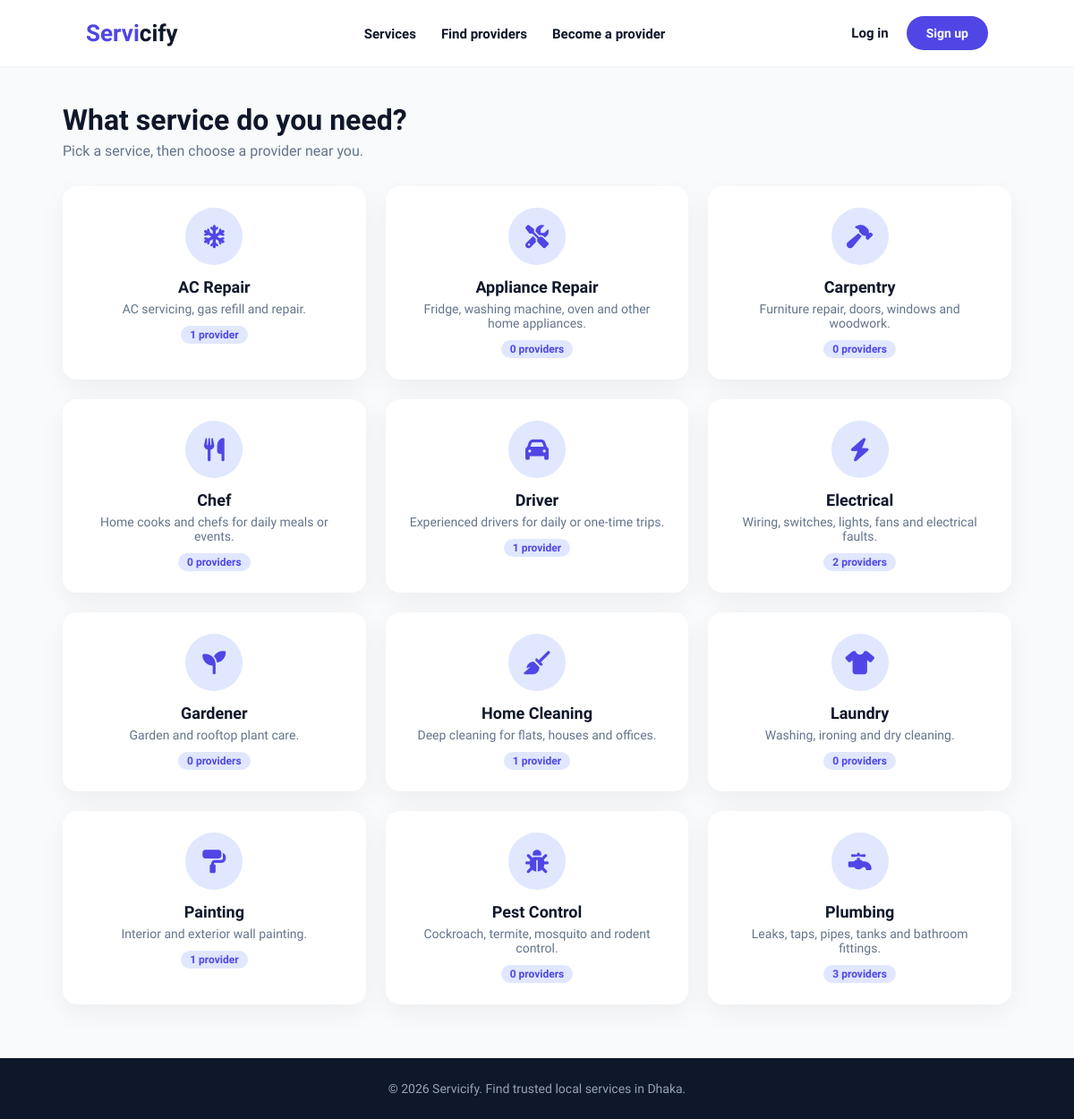
Page /services/ on the committed database.
### acc/models.py (models this page shows, shortened)
class Service(models.Model):
    name = models.CharField(max_length=100, unique=True)
    description = models.TextField(blank=True)
    icon = models.CharField(max_length=50, default='screwdriver-wrench')
    image_url = models.URLField(blank=True)
    class Meta:
        ordering = ['name']

### acc/views.py (the view)
# urls.py: path('services/', views.service_list, name='service_list'),
def service_list(request):
    services = Service.objects.annotate(provider_count=Count('servicemen'))
    return render(request, 'service_list.html', {'services': services})

### templates/service_list.html (shortened to what this page needs)
{% extends 'base.html' %}
{% block content %}
<h1 class="page-title">What service do you need?</h1>
<p class="page-sub">Pick a service, then choose a provider near you.</p>
<div class="grid">
    {% for service in services %}
        <a href="{% url 'provider_list' %}?service={{ service.id }}" class="card service-box">
            <div class="service-icon"><i class="fa-solid fa-{{ service.icon }}"></i></div>
            <h3>{{ service.name }}</h3>
            <p class="muted">{{ service.description }}</p>
            <p style="margin-top: 10px;"><span class="tag">{{ service.provider_count }} provider{{ service.provider_count|pluralize }}</span></p>
        </a>
    {% empty %}
        <div class="empty">No services have been added yet.</div>
    {% endfor %}
</div>
{% endblock %}

### templates/base.html (style rules this page uses)
* { margin: 0; padding: 0; box-sizing: border-box; font-family: 'Plus Jakarta Sans', sans-serif; }
:root { --primary: #4f46e5; --primary-hover: #4338ca; --primary-light: #e0e7ff; --dark-text: #0f172a; --muted-text: #64748b; --card-shadow: 0 10px 30px rgba(0, 0, 0, 0.05); --radius-md: 16px; }
body { background: #f8fafc; color: var(--dark-text); min-height: 100vh; display: flex; flex-direction: column; }
a { color: var(--primary); }
.page-title { font-size: 32px; font-weight: 800; margin-bottom: 6px; }
.page-sub { color: var(--muted-text); margin-bottom: 30px; }
.grid { display: grid; grid-template-columns: repeat(auto-fill, minmax(250px, 1fr)); gap: 22px; }
.card { background: #fff; border-radius: var(--radius-md); padding: 24px; box-shadow: var(--card-shadow); }
.muted { color: var(--muted-text); font-size: 14px; }
.service-box { text-align: center; text-decoration: none; color: var(--dark-text); transition: transform .2s; }
.service-icon { width: 64px; height: 64px; border-radius: 50%; background: var(--primary-light); color: var(--primary); display: flex; align-items: center; justify-content: center; font-size: 26px; margin: 0 auto 14px; }
.service-box h3 { font-size: 18px; margin-bottom: 6px; }
.tag { display: inline-block; background: var(--primary-light); color: var(--primary); padding: 3px 10px; border-radius: 20px; font-size: 12px; font-weight: 700; }

### rows in the picture
Service: name "AC Repair", description "AC servicing, gas refill and repair.", provider_count "1"
Service: name "Appliance Repair", description "Fridge, washing machine, oven and other home appliances.", provider_count "0"
Service: name "Carpentry", description "Furniture repair, doors, windows and woodwork.", provider_count "0"
Service: name "Chef", description "Home cooks and chefs for daily meals or events.", provider_count "0"
Service: name "Driver", description "Experienced drivers for daily or one-time trips.", provider_count "1"
Service: name "Electrical", description "Wiring, switches, lights, fans and electrical faults.", provider_count "2"
Service: name "Gardener", description "Garden and rooftop plant care.", provider_count "0"
Service: name "Home Cleaning", description "Deep cleaning for flats, houses and offices.", provider_count "1"
Service: name "Laundry", description "Washing, ironing and dry cleaning.", provider_count "0"
Service: name "Painting", description "Interior and exterior wall painting.", provider_count "1"
Service: name "Pest Control", description "Cockroach, termite, mosquito and rodent control.", provider_count "0"
Service: name "Plumbing", description "Leaks, taps, pipes, tanks and bathroom fittings.", provider_count "3"
